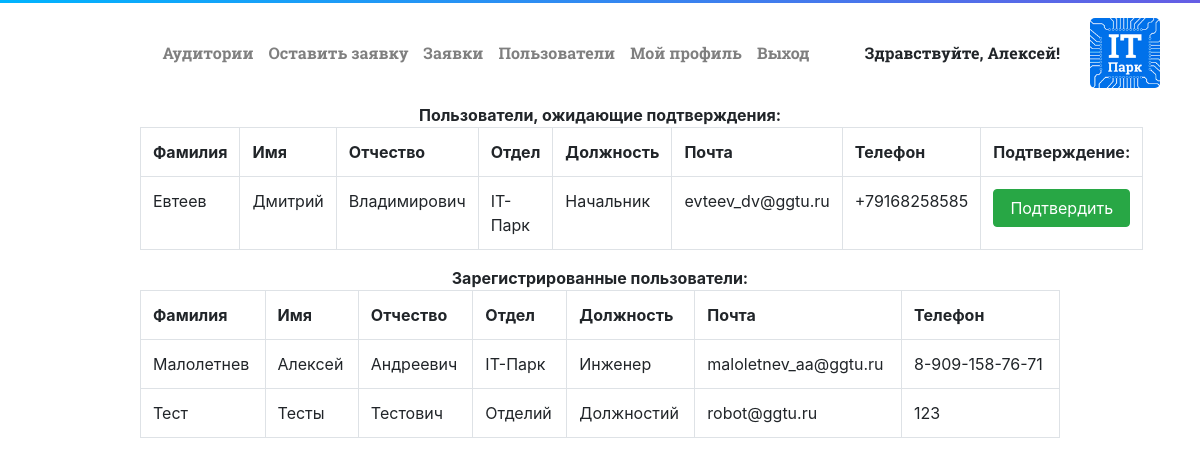
The app's page /users (signed in) with its own data.
### tables this page shows
CREATE TABLE IF NOT EXISTS `users` (
  `id` int(10) NOT NULL,
  `surname` varchar(20) NOT NULL,
  `name` varchar(20) NOT NULL,
  `patron` varchar(20) NOT NULL,
  `division` varchar(50) NOT NULL,
  `position` varchar(50) NOT NULL,
  `phone` varchar(20) NOT NULL,
  `email` varchar(50) NOT NULL,
  `password` varchar(50) NOT NULL,
  `role` varchar(10) DEFAULT 'user',
  `verified` varchar(1) DEFAULT '0'
);

### src/views/view.php (called while the page is built)
<?php
class View
{
	function generate($content_view, $template_view, $data = null, $data2 = null)
	{
		include './src/views/'.$template_view;
	}
}

### src/controllers/controller_users.php (called while the page is built, shortened)
<?php
class ControllerUsers extends Controller
{
  function __construct()
  	{
  		$this->model = new ModelUsers();
  		$this->view = new View();
  	}
  	function action_index()
  	{
      $data = $this->model->getAllData();
  		$this->view->generate('view_users.php', 'view_template.php', $data);
  	}
}

### src/launcher.php (called while the page is built, shortened)
<?php
Router::route();

### index.php (called while the page is built, shortened)
<?php
require_once './src/launcher.php';

### src/models/model_users.php (called while the page is built, shortened)
<?php
class ModelUsers extends Model
{
  public function getAllData()
  {
    include './src/db/db_connect.php';
    return $pdo->query('SELECT * FROM users')->fetchAll();
  }
}

### src/views/view_users.php (the view)
<div class="container">
	<div class="row">
		<div class="col align-self-center">
			<ul class="nav justify-content-end">
				<?php require_once './src/menu/common.php'; ?>
			</ul>
		</div>
		<div class="col-1 text-center">
			<img src="img/park-logo.png" class="park-logo" alt="it-park">
		</div>
	</div>
</div>
<div class="container">
		<div class="row justify-content-center">
			<b>Пользователи, ожидающие подтверждения:</b>
		</div>
		<div class="row justify-content-center">
    		<div class="col-10">
          <table class="table table-bordered">
						<tr>
      				<th>Фамилия</th>
      				<th>Имя</th>
      				<th>Отчество</th>
      				<th>Отдел</th>
							<th>Должность</th>
							<th>Почта</th>
							<th>Телефон</th>
							<th>Подтверждение:</th>
    				</tr>
						<?php
						foreach($data as $row)
						{
							if ($row['verified'] == 0)
							{
								echo '<tr><td>'.$row['surname'].'</td>'.
									 	'<td>'.$row['name'].'</td>'.
									 	'<td>'.$row['patron'].'</td>'.
									 	'<td>'.$row['division'].'</td>'.
									 	'<td>'.$row['position'].'</td>'.
									 	'<td>'.$row['email'].'</td>'.
									 	'<td>'.$row['phone'].'</td>'.
									 	'<td>'.'<form method="post">'.
									 					'<input type="hidden" name="confirmedEmail" value="'.$row['email'].'">'.
									 					'<input type="submit" class="btn btn-success btn-block" value="Подтвердить">'.
														'</form>'.
									 				'</td></tr>';
							}
						}
						?>
					</table>
    		</div>
    </div>
</div>
<div class="container">
		<div class="row justify-content-center">
			<div class="row justify-content-center">
				<b>Зарегистрированные пользователи:</b>
			</div>
    		<div class="col-10">
          <table class="table table-bordered">
						<tr>
      				<th>Фамилия</th>
      				<th>Имя</th>
      				<th>Отчество</th>
      				<th>Отдел</th>
							<th>Должность</th>
							<th>Почта</th>
							<th>Телефон</th>
    				</tr>
						<?php
						foreach($data as $row)
						{
							if ($row['verified'] == 1)
							{
								echo '<tr><td>'.$row['surname'].'</td>'.
									 	'<td>'.$row['name'].'</td>'.
									 	'<td>'.$row['patron'].'</td>'.
									 	'<td>'.$row['division'].'</td>'.
									 	'<td>'.$row['position'].'</td>'.
									 	'<td>'.$row['email'].'</td>'.
									 	'<td>'.$row['phone'].'</td></tr>';
							}
						}
						?>
					</table>
    		</div>
    </div>
</div>

### records on screen
users: surname "Евтеев", name "Дмитрий", patron "Владимирович", division "IT-Парк", position "Начальник", email "evteev_dv@ggtu.ru", phone "+79168258585"
users: surname "Малолетнев", name "Алексей", patron "Андреевич", division "IT-Парк", position "Инженер", email "maloletnev_aa@ggtu.ru", phone "8-909-158-76-71"
users: surname "Тест", name "Тесты", patron "Тестович", division "Отделий", position "Должностий", email "robot@ggtu.ru", phone "123"

### other values on screen
$_SESSION['user_name'] "Алексей"
